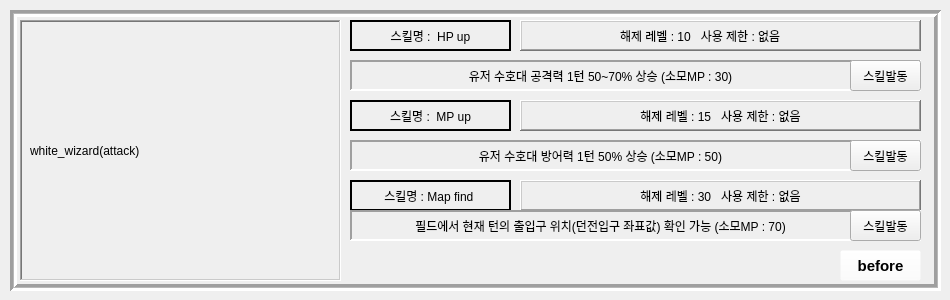
   <widget class="QWidget" name="page_wizard_white_3">
    <widget class="QFrame" name="frame_6">
     <property name="geometry">
      <rect>
       <x>10</x>
       <y>10</y>
       <width>931</width>
       <height>281</height>
      </rect>
     </property>
     <property name="frameShape">
      <enum>QFrame::Box</enum>
     </property>
     <property name="frameShadow">
      <enum>QFrame::Sunken</enum>
     </property>
     <property name="lineWidth">
      <number>3</number>
     </property>
     <property name="midLineWidth">
      <number>1</number>
     </property>
     <widget class="QFrame" name="lb_frame_5">
      <property name="geometry">
       <rect>
        <x>10</x>
        <y>10</y>
        <width>321</width>
        <height>261</height>
       </rect>
      </property>
      <property name="frameShape">
       <enum>QFrame::WinPanel</enum>
      </property>
      <property name="frameShadow">
       <enum>QFrame::Sunken</enum>
      </property>
      <property name="lineWidth">
       <number>2</number>
      </property>
      <property name="midLineWidth">
       <number>1</number>
      </property>
      <widget class="QLabel" name="gif_5_1">
       <property name="geometry">
        <rect>
         <x>10</x>
         <y>10</y>
         <width>301</width>
         <height>241</height>
        </rect>
       </property>
       <property name="text">
        <string>white_wizard(attack)</string>
       </property>
      </widget>
     </widget>
     <widget class="QFrame" name="frame_1_28">
      <property name="geometry">
       <rect>
        <x>340</x>
        <y>10</y>
        <width>161</width>
        <height>31</height>
       </rect>
      </property>
      <property name="frameShape">
       <enum>QFrame::WinPanel</enum>
      </property>
      <property name="frameShadow">
       <enum>QFrame::Plain</enum>
      </property>
      <widget class="QLabel" name="skill_name_11">
       <property name="geometry">
        <rect>
         <x>0</x>
         <y>0</y>
         <width>161</width>
         <height>31</height>
        </rect>
       </property>
       <property name="text">
        <string>스킬명 :  HP up</string>
       </property>
       <property name="alignment">
        <set>Qt::AlignCenter</set>
       </property>
      </widget>
     </widget>
     <widget class="QFrame" name="frame_1_29">
      <property name="geometry">
       <rect>
        <x>510</x>
        <y>10</y>
        <width>401</width>
        <height>31</height>
       </rect>
      </property>
      <property name="frameShape">
       <enum>QFrame::WinPanel</enum>
      </property>
      <property name="frameShadow">
       <enum>QFrame::Raised</enum>
      </property>
      <property name="lineWidth">
       <number>2</number>
      </property>
      <widget class="QLabel" name="skill_info_11">
       <property name="geometry">
        <rect>
         <x>100</x>
         <y>0</y>
         <width>401</width>
         <height>31</height>
        </rect>
       </property>
       <property name="text">
        <string>해제 레벨 : 10   사용 제한 : 없음</string>
       </property>
       <property name="alignment">
        <set>Qt::AlignJustify|Qt::AlignVCenter</set>
       </property>
      </widget>
     </widget>
     <widget class="QFrame" name="frame_1_30">
      <property name="geometry">
       <rect>
        <x>340</x>
        <y>50</y>
        <width>571</width>
        <height>31</height>
       </rect>
      </property>
      <property name="frameShape">
       <enum>QFrame::Panel</enum>
      </property>
      <property name="frameShadow">
       <enum>QFrame::Sunken</enum>
      </property>
      <property name="lineWidth">
       <number>2</number>
      </property>
      <property name="midLineWidth">
       <number>3</number>
      </property>
      <widget class="QPushButton" name="skill_btn_wizard_white_hp_up">
       <property name="geometry">
        <rect>
         <x>500</x>
         <y>0</y>
         <width>71</width>
         <height>31</height>
        </rect>
       </property>
       <property name="text">
        <string>스킬발동</string>
       </property>
      </widget>
      <widget class="QLabel" name="skill_info_1_10">
       <property name="geometry">
        <rect>
         <x>10</x>
         <y>5</y>
         <width>481</width>
         <height>21</height>
        </rect>
       </property>
       <property name="text">
        <string>유저 수호대 공격력 1턴 50~70% 상승 (소모MP : 30)</string>
       </property>
       <property name="alignment">
        <set>Qt::AlignCenter</set>
       </property>
      </widget>
     </widget>
     <widget class="QFrame" name="frame_1_31">
      <property name="geometry">
       <rect>
        <x>340</x>
        <y>90</y>
        <width>161</width>
        <height>31</height>
       </rect>
      </property>
      <property name="frameShape">
       <enum>QFrame::WinPanel</enum>
      </property>
      <property name="frameShadow">
       <enum>QFrame::Plain</enum>
      </property>
      <widget class="QLabel" name="skill_name_12">
       <property name="geometry">
        <rect>
         <x>0</x>
         <y>0</y>
         <width>161</width>
         <height>31</height>
        </rect>
       </property>
       <property name="text">
        <string>스킬명 :  MP up</string>
       </property>
       <property name="alignment">
        <set>Qt::AlignCenter</set>
       </property>
      </widget>
     </widget>
     <widget class="QFrame" name="frame_1_32">
      <property name="geometry">
       <rect>
        <x>340</x>
        <y>170</y>
        <width>161</width>
        <height>31</height>
       </rect>
      </property>
      <property name="frameShape">
       <enum>QFrame::WinPanel</enum>
      </property>
      <property name="frameShadow">
       <enum>QFrame::Plain</enum>
      </property>
      <widget class="QLabel" name="skill_name_13">
       <property name="geometry">
        <rect>
         <x>0</x>
         <y>0</y>
         <width>161</width>
         <height>31</height>
        </rect>
       </property>
       <property name="text">
        <string>스킬명 : Map find </string>
       </property>
       <property name="alignment">
        <set>Qt::AlignCenter</set>
       </property>
      </widget>
     </widget>
     <widget class="QFrame" name="frame_1_33">
      <property name="geometry">
       <rect>
        <x>510</x>
        <y>90</y>
        <width>401</width>
        <height>31</height>
       </rect>
      </property>
      <property name="frameShape">
       <enum>QFrame::WinPanel</enum>
      </property>
      <property name="frameShadow">
       <enum>QFrame::Raised</enum>
      </property>
      <property name="lineWidth">
       <number>2</number>
      </property>
      <widget class="QLabel" name="skill_info_12">
       <property name="geometry">
        <rect>
         <x>0</x>
         <y>0</y>
         <width>401</width>
         <height>31</height>
        </rect>
       </property>
       <property name="text">
        <string>해제 레벨 : 15   사용 제한 : 없음</string>
       </property>
       <property name="alignment">
        <set>Qt::AlignCenter</set>
       </property>
      </widget>
     </widget>
     <widget class="QFrame" name="frame_1_34">
      <property name="geometry">
       <rect>
        <x>510</x>
        <y>170</y>
        <width>401</width>
        <height>31</height>
       </rect>
      </property>
      <property name="frameShape">
       <enum>QFrame::WinPanel</enum>
      </property>
      <property name="frameShadow">
       <enum>QFrame::Raised</enum>
      </property>
      <property name="lineWidth">
       <number>2</number>
      </property>
      <widget class="QLabel" name="skill_info_13">
       <property name="geometry">
        <rect>
         <x>0</x>
         <y>0</y>
         <width>401</width>
         <height>31</height>
        </rect>
       </property>
       <property name="text">
        <string>해제 레벨 : 30   사용 제한 : 없음</string>
       </property>
       <property name="alignment">
        <set>Qt::AlignCenter</set>
       </property>
      </widget>
     </widget>
     <widget class="QFrame" name="frame_1_35">
      <property name="geometry">
       <rect>
        <x>340</x>
        <y>130</y>
        <width>571</width>
        <height>31</height>
       </rect>
      </property>
      <property name="frameShape">
       <enum>QFrame::Panel</enum>
      </property>
      <property name="frameShadow">
       <enum>QFrame::Sunken</enum>
      </property>
      <property name="lineWidth">
       <number>2</number>
      </property>
      <property name="midLineWidth">
       <number>3</number>
      </property>
      <widget class="QPushButton" name="skill_btn_wizard_white_mp_up">
       <property name="geometry">
        <rect>
         <x>500</x>
         <y>0</y>
         <width>71</width>
         <height>31</height>
        </rect>
       </property>
       <property name="text">
        <string>스킬발동</string>
       </property>
      </widget>
      <widget class="QLabel" name="skill_info_1_11">
       <property name="geometry">
        <rect>
         <x>10</x>
         <y>5</y>
         <width>481</width>
         <height>21</height>
        </rect>
       </property>
       <property name="text">
        <string>유저 수호대 방어력 1턴 50% 상승 (소모MP : 50)</string>
       </property>
       <property name="alignment">
        <set>Qt::AlignCenter</set>
       </property>
      </widget>
     </widget>
     <widget class="QFrame" name="frame_1_36">
      <property name="geometry">
       <rect>
        <x>340</x>
        <y>200</y>
        <width>571</width>
        <height>31</height>
       </rect>
      </property>
      <property name="frameShape">
       <enum>QFrame::Panel</enum>
      </property>
      <property name="frameShadow">
       <enum>QFrame::Sunken</enum>
      </property>
      <property name="lineWidth">
       <number>2</number>
      </property>
      <property name="midLineWidth">
       <number>3</number>
      </property>
      <widget class="QPushButton" name="skill_btn_wizard_white_map_find">
       <property name="geometry">
        <rect>
         <x>500</x>
         <y>0</y>
         <width>71</width>
         <height>31</height>
        </rect>
       </property>
       <property name="text">
        <string>스킬발동</string>
       </property>
      </widget>
      <widget class="QLabel" name="skill_info_1_12">
       <property name="geometry">
        <rect>
         <x>10</x>
         <y>5</y>
         <width>481</width>
         <height>21</height>
        </rect>
       </property>
       <property name="text">
        <string>필드에서 현재 턴의 출입구 위치(던전입구 좌표값) 확인 가능 (소모MP : 70)</string>
       </property>
       <property name="alignment">
        <set>Qt::AlignCenter</set>
       </property>
      </widget>
     </widget>
     <widget class="QLabel" name="label_130">
      <property name="geometry">
       <rect>
        <x>340</x>
        <y>230</y>
        <width>41</width>
        <height>41</height>
       </rect>
      </property>
      <property name="text">
       <string/>
      </property>
      <property name="pixmap">
       <pixmap>../../../../Downloads/Map_tile_134.png</pixmap>
      </property>
      <property name="scaledContents">
       <bool>true</bool>
      </property>
     </widget>
     <widget class="QLabel" name="label_131">
      <property name="geometry">
       <rect>
        <x>420</x>
        <y>230</y>
        <width>41</width>
        <height>41</height>
       </rect>
      </property>
      <property name="text">
       <string/>
      </property>
      <property name="pixmap">
       <pixmap>../../../../Downloads/Map_tile_134.png</pixmap>
      </property>
      <property name="scaledContents">
       <bool>true</bool>
      </property>
     </widget>
     <widget class="QLabel" name="label_132">
      <property name="geometry">
       <rect>
        <x>380</x>
        <y>230</y>
        <width>41</width>
        <height>41</height>
       </rect>
      </property>
      <property name="text">
       <string/>
      </property>
      <property name="pixmap">
       <pixmap>../../../../Downloads/Map_tile_134.png</pixmap>
      </property>
      <property name="scaledContents">
       <bool>true</bool>
      </property>
     </widget>
     <widget class="QLabel" name="label_133">
      <property name="geometry">
       <rect>
        <x>460</x>
        <y>230</y>
        <width>41</width>
        <height>41</height>
       </rect>
      </property>
      <property name="text">
       <string/>
      </property>
      <property name="pixmap">
       <pixmap>../../../../Downloads/Map_tile_134.png</pixmap>
      </property>
      <property name="scaledContents">
       <bool>true</bool>
      </property>
     </widget>
     <widget class="QLabel" name="label_134">
      <property name="geometry">
       <rect>
        <x>540</x>
        <y>230</y>
        <width>41</width>
        <height>41</height>
       </rect>
      </property>
      <property name="text">
       <string/>
      </property>
      <property name="pixmap">
       <pixmap>../../../../Downloads/Map_tile_134.png</pixmap>
      </property>
      <property name="scaledContents">
       <bool>true</bool>
      </property>
     </widget>
     <widget class="QLabel" name="label_135">
      <property name="geometry">
       <rect>
        <x>500</x>
        <y>230</y>
        <width>41</width>
        <height>41</height>
       </rect>
      </property>
      <property name="text">
       <string/>
      </property>
      <property name="pixmap">
       <pixmap>../../../../Downloads/Map_tile_134.png</pixmap>
      </property>
      <property name="scaledContents">
       <bool>true</bool>
      </property>
     </widget>
     <widget class="QLabel" name="label_136">
      <property name="geometry">
       <rect>
        <x>580</x>
        <y>230</y>
        <width>41</width>
        <height>41</height>
       </rect>
      </property>
      <property name="text">
       <string/>
      </property>
      <property name="pixmap">
       <pixmap>../../../../Downloads/Map_tile_134.png</pixmap>
      </property>
      <property name="scaledContents">
       <bool>true</bool>
      </property>
     </widget>
     <widget class="QLabel" name="label_137">
      <property name="geometry">
       <rect>
        <x>660</x>
        <y>230</y>
        <width>41</width>
        <height>41</height>
       </rect>
      </property>
      <property name="text">
       <string/>
      </property>
      <property name="pixmap">
       <pixmap>../../../../Downloads/Map_tile_134.png</pixmap>
      </property>
      <property name="scaledContents">
       <bool>true</bool>
      </property>
     </widget>
     <widget class="QLabel" name="label_138">
      <property name="geometry">
       <rect>
        <x>620</x>
        <y>230</y>
        <width>41</width>
        <height>41</height>
       </rect>
      </property>
      <property name="text">
       <string/>
      </property>
      <property name="pixmap">
       <pixmap>../../../../Downloads/Map_tile_134.png</pixmap>
      </property>
      <property name="scaledContents">
       <bool>true</bool>
      </property>
     </widget>
     <widget class="QLabel" name="label_139">
      <property name="geometry">
       <rect>
        <x>780</x>
        <y>230</y>
        <width>41</width>
        <height>41</height>
       </rect>
      </property>
      <property name="text">
       <string/>
      </property>
      <property name="pixmap">
       <pixmap>../../../../Downloads/Map_tile_134.png</pixmap>
      </property>
      <property name="scaledContents">
       <bool>true</bool>
      </property>
     </widget>
     <widget class="QLabel" name="label_140">
      <property name="geometry">
       <rect>
        <x>740</x>
        <y>230</y>
        <width>41</width>
        <height>41</height>
       </rect>
      </property>
      <property name="text">
       <string/>
      </property>
      <property name="pixmap">
       <pixmap>../../../../Downloads/Map_tile_134.png</pixmap>
      </property>
      <property name="scaledContents">
       <bool>true</bool>
      </property>
     </widget>
     <widget class="QLabel" name="label_141">
      <property name="geometry">
       <rect>
        <x>700</x>
        <y>230</y>
        <width>41</width>
        <height>41</height>
       </rect>
      </property>
      <property name="text">
       <string/>
      </property>
      <property name="pixmap">
       <pixmap>../../../../Downloads/Map_tile_134.png</pixmap>
      </property>
      <property name="scaledContents">
       <bool>true</bool>
      </property>
     </widget>
     <widget class="QPushButton" name="before2_white">
      <property name="geometry">
       <rect>
        <x>830</x>
        <y>240</y>
        <width>81</width>
        <height>31</height>
       </rect>
      </property>
      <property name="font">
       <font>
        <pointsize>11</pointsize>
        <weight>75</weight>
        <bold>true</bold>
       </font>
      </property>
      <property name="styleSheet">
       <string notr="true">background-color:rgba(255, 255, 255, 0)</string>
      </property>
      <property name="text">
       <string>before</string>
      </property>
     </widget>
    </widget>
   </widget>
